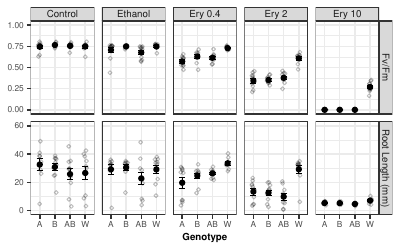

Source code (R):
library(tidyverse)
library(patchwork)

Feb2023_ERY <- read.csv("ErySeries.csv")

#This code replaces the placeholders values for drug concentration with their actual values
Feb2023_ERY$DC = factor(Feb2023_ERY$DC, labels = c("Control", "Ethanol", "Ery 0.4", "Ery 2", "Ery 10"))
#This code replaces the BA value for genotype with AB
Feb2023_ERY$Genotype = factor(Feb2023_ERY$Genotype, labels = c("A", "B", "AB", "W"))


mean.FvFm.data <- Feb2023_ERY %>% 
  filter(!is.na(FvFm)) %>% 
  group_by(Genotype, DC) %>% 
  summarise(FvFm = mean(FvFm))

mean.Root.data <- Feb2023_ERY %>% 
  filter(!is.na(Root)) %>% 
  group_by(Genotype, DC) %>% 
  summarise(Root = mean(Root))



FvFm.plot <- ggplot(Feb2023_ERY, aes(x=Genotype, y=FvFm, group=DC)) +
  geom_point(cex=1.5,pch=1.0,position=position_jitter(w=0.1,h=0), alpha=0.5) +
  stat_summary(fun.data = 'mean_se', geom = 'errorbar', width=0.1) +
  stat_summary(fun.data = 'mean_se', geom = 'pointrange') +
#  geom_point(data=mean.FvFm.data, aes(x=Genotype, y=FvFm)) +
  facet_grid(~DC) +
  coord_cartesian(ylim = c(0, 0.9)) +
  ylab("Fv/Fm")

Root.plot <- ggplot(Feb2023_ERY, aes(x=Genotype, y=Root, group=DC)) +
  geom_point(cex=1.5,pch=1.0,position=position_jitter(w=0.1,h=0), alpha=0.5) +
  stat_summary(fun.data = 'mean_se', geom = 'errorbar', width=0.1) +
  stat_summary(fun.data = 'mean_se', geom = 'pointrange') +
#  geom_point(data=mean.Root.data, aes(x=Genotype, y=Root)) +
  facet_grid(~DC) +
  ylab("Root Length (mm)")

#Ths uses the patchwork library to combine the two saved plots in vertical orientation (Fv/Fm on top of root)
combined.plot <- FvFm.plot / Root.plot


#This code reformats the table in a way that will allow for making FvFm and root plots with a single ggplot call
Feb2023_ERY.long <- Feb2023_ERY %>%
  pivot_longer(
    cols = c(FvFm, Root),
    names_to = "Phenotype",
    values_to = "PhenotypeValue"
  )

#Rename Root to Root Length (mm) and FvFm to Fv/Fm
Feb2023_ERY.long$Phenotype = factor(Feb2023_ERY.long$Phenotype, labels = c("Fv/Fm", "Root Length (mm)"))

mean.phenotype.data <- Feb2023_ERY.long %>% 
  filter(!is.na(PhenotypeValue)) %>% 
  group_by(Genotype, DC, Phenotype) %>% 
  summarise(PhenotypeValue = mean(PhenotypeValue))


#This is a hack to allow for both manually specifying the y axis limits and have them different for the different rows in the grid (ggplot lets you do one of those but not both)
#it is implemented with teh geom_blank lines in the ggplot call below
Feb2023_ERY.long <- Feb2023_ERY.long %>%
  mutate(ymin = case_when(
    Phenotype == "Fv/Fm" ~ 0,
    Phenotype == "Root Length (mm)" ~ 0,
    TRUE ~ NA_real_
  ),
  ymax = case_when(
    Phenotype == "Fv/Fm" ~ 1,
    Phenotype == "Root Length (mm)" ~ 60,
    TRUE ~ NA_real_
  ))


combined.plot.grid <- ggplot(Feb2023_ERY.long, aes(x=Genotype, y=PhenotypeValue)) +
  geom_point(cex=1,pch=1,position=position_jitter(w=0.1,h=0), alpha=0.25) +
  stat_summary(fun.data = 'mean_se', geom = 'errorbar', width=0.4, linewidth=0.25) +
  stat_summary(fun.data = 'mean_se', geom = 'pointrange', size=0.2, linewidth=0.25) +
#  geom_point(data=mean.phenotype.data, aes(x=Genotype, y=PhenotypeValue)) +
  facet_grid(Phenotype~DC, scales="free_y") +
  geom_blank(aes(y = ymin)) +  #part of the hack to manually scale y axis      
  geom_blank(aes(y = ymax)) +  #part of the hack to manually scale y axis   
  labs(y = NULL) +
  theme_bw() +
  theme(
    axis.text = element_text(size=6),
    axis.title = element_text(size=7, face="bold"),
    strip.text = element_text(size=7, margin = margin(t = 1.5, r = 1.5, b = 1.5, l = 1.5))
  )

combined.plot.grid

ggsave("ErySeries.pdf", width=4, height=2.5)
